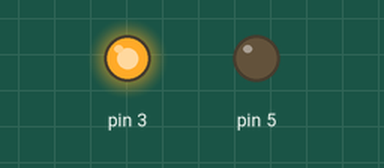
Recording of a sketch running on a simulated Arduino Uno, built with avr-gcc and run on an emulated ATmega328P. On the bench: output pins drawn as LEDs (lit = HIGH).

Above: at 0.5 s.
At 3.0 s:
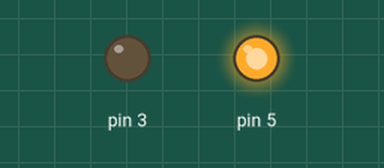
At 5.0 s:
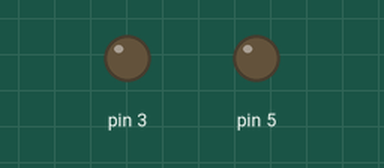
Timing chart, 0 to 7.8 s (numbered marks = the images above):
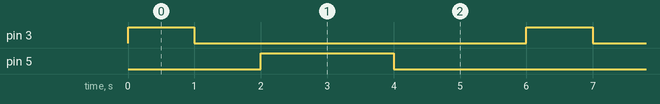

The sketch:

sketch_jan18a_Relay_module.ino
```cpp
void setup() {
  pinMode(3,OUTPUT);
  pinMode(5,OUTPUT);

}

void loop() {

  digitalWrite(3,HIGH);
  delay(1000);
  digitalWrite(3,LOW);
  delay(1000);
  digitalWrite(5,HIGH);
  delay(2000);
  digitalWrite(5,LOW);
  delay(2000);
}
```

Measured:
- by itself, pin 3: alternates HIGH for 1.0 s and LOW for 5.0 s
- by itself, pin 5: alternates HIGH for 2.0 s and LOW for 4.0 s
- by itself, everything shown: repeats every 6.0 s, in 4 steps
